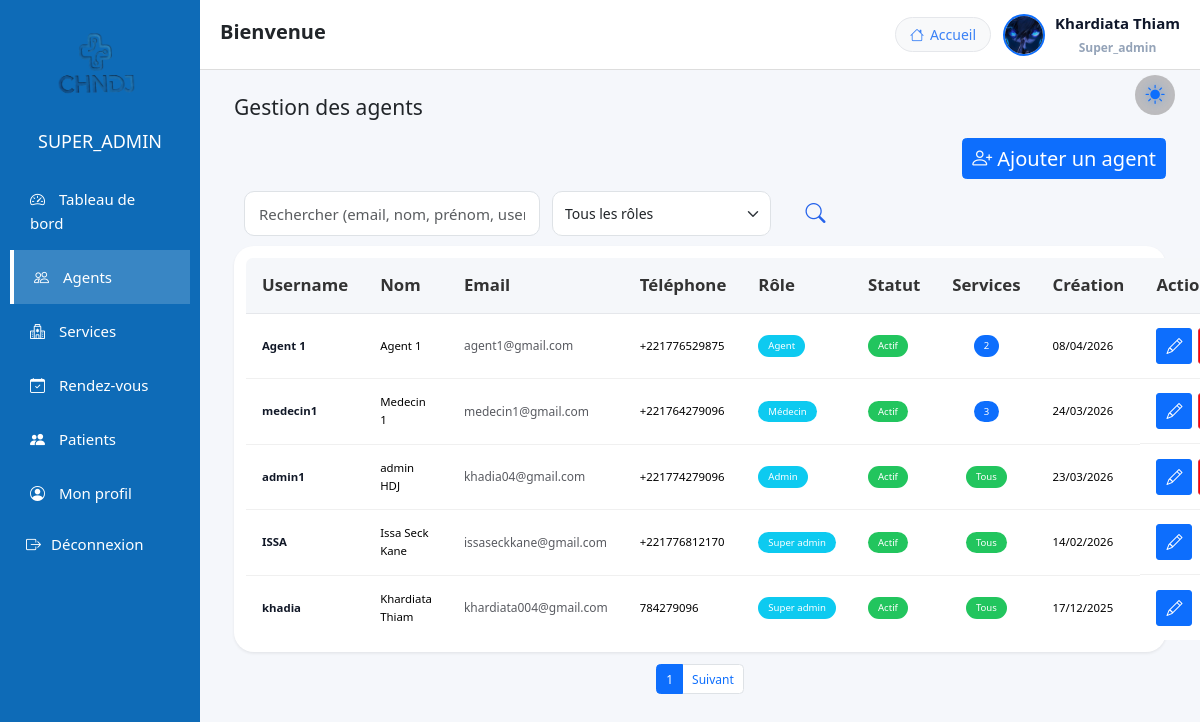
The page /views/admin.php?page=agents (signed in) on the database its author committed.
### tables this page shows
CREATE TABLE `agent` (
  `id` int(11) NOT NULL,
  `username` varchar(30) NOT NULL,
  `photo` varchar(255) DEFAULT NULL,
  `email` varchar(150) DEFAULT NULL,
  `prenom_agent` varchar(50) NOT NULL,
  `nom_agent` varchar(30) NOT NULL,
  `telephone_agent` varchar(20) NOT NULL,
  `password` varchar(255) NOT NULL,
  `status` int(11) NOT NULL,
  `role` enum('super_admin','admin','agent','medecin') NOT NULL,
  `created_at` datetime DEFAULT current_timestamp(),
  `updated_at` datetime DEFAULT current_timestamp() ON UPDATE current_timestamp(),
  `failed_attempts` int(11) NOT NULL DEFAULT 0,
  `locked_until` datetime DEFAULT NULL,
  `must_change_password` tinyint(1) DEFAULT 1
);

### views/admin.php (called while the page is built, shortened)
<?php
require_once '../modele/database.php';
require 'admin_layout.php';

### Modele/databaseAgent.php (called while the page is built, shortened)
<?php
require_once __DIR__ . '/database.php';
require_once 'database.php';
function getAgentsPaginated($search, $role, $limit, $offset)
{
    $db = getConnection();
    $sql = "SELECT * FROM agent WHERE 1=1";
    $params = [];
    $sql .= " ORDER BY created_at DESC LIMIT :limit OFFSET :offset";
    $stmt = $db->prepare($sql);
    $stmt->bindValue(':limit', (int)$limit, PDO::PARAM_INT);
    $stmt->bindValue(':offset', (int)$offset, PDO::PARAM_INT);
    $stmt->execute();
    return $stmt->fetchAll();
}
function getAgentServices($username) {
    $stmt = prepare_executeSQL(
        "SELECT codeService FROM agent_service WHERE agent_username = :username",
        ['username' => $username]
    );
    return $stmt->fetchAll(PDO::FETCH_COLUMN);
}
?>

### Modele/database.php (called while the page is built, shortened)
<?php
function getConnection() {
    try {
        $db = new PDO(
            "mysql:host=127.0.0.1;port=3306;dbname=gestion_rendezvs;charset=utf8mb4",
            "root",
            "",
            [
                PDO::ATTR_ERRMODE => PDO::ERRMODE_EXCEPTION,
                PDO::ATTR_DEFAULT_FETCH_MODE => PDO::FETCH_ASSOC,
                PDO::ATTR_EMULATE_PREPARES => true
            ]
        );
        return $db;
    } catch (PDOException $e) {
        die("Erreur de connexion à la base de données : " . $e->getMessage());
    }
}
function prepare_executeSQL($sql, $parameters = []) {
    $db = getConnection();
    $stmt = $db->prepare($sql);
    $stmt->execute($parameters);
    return $stmt;
}
?>

### views/agents.php (the view, shortened to what this page needs)
<?php
require_once '../modele/databaseAgent.php';
require_once __DIR__ . '/../modele/database.php';
function formatRole($role) {
    return match($role) {
        'super_admin' => 'Super admin',
        'admin' => 'Admin',
        'medecin' => 'Médecin',
        'agent' => 'Agent',
        default => ucfirst($role)
    };
}
$limit   = 5;
$pageNum = isset($_GET['p']) && (int)$_GET['p'] > 0 ? (int)$_GET['p'] : 1;
$offset = ($pageNum - 1) * $limit;
$search = $_GET['search'] ?? '';
$role   = $_GET['role'] ?? '';
$agents = getAgentsPaginated($search, $role, $limit, $offset);
$agentServicesMap = [];
$agentServiceCount = [];
foreach ($agents as $a) {
    if ($a['role'] === 'agent' || $a['role'] === 'medecin') {
        $agentServicesMap[$a['username']] = getAgentServices($a['username']);
        $agentServiceCount[$a['username']] =
            count($agentServicesMap[$a['username']] ?? []);
    } else {
        $agentServiceCount[$a['username']] = 'ALL';
    }
}
?>
<div class="agents-page">
    <div class="container-fluid" >
        <h3 class="mb-4">Gestion des agents</h3>
    <div class="d-flex justify-content-between align-items-center mb-3">
    <button class="btn btn-primary" data-bs-toggle="modal" data-bs-target="#addAgentModal">
      <i class="bi bi-person-plus" style="color: #f8f9fa;"></i> Ajouter un agent
    </button>
</div>
<form method="GET" action="admin.php" style="margin: 10px;">
    <div class="row g-3 align-items-center">
        <div class="col-md-4" >
            <input
                type="text"
                name="search"
                class="form-control"
                placeholder="Rechercher (email, nom, prénom, username, téléphone)"
                value="<?= htmlspecialchars($_GET['search'] ?? '') ?>"
            >
        </div>
        <div class="col-md-3" >
            <select name="role" class="form-select">
              <option value="">Tous les rôles</option>
            </select>
        </div>
        <div class="col-md-1 d-grid" style=" font-size: 1.5rem; "  >
            <button type="submit" class="btn" title="Rechercher"  style="color: #2563eb; background-color: none;">
                <i class="bi bi-search"></i>
            </button>
        </div>
    </div>
</form>
  <div class="card shadow-sm border-0 p-3">
    <table class="table agents-table">
      <thead class="table-light">
        <tr>
          <th>Username</th>
          <th>Nom</th>
          <th>Email</th>
          <th>Téléphone</th>
          <th>Rôle</th>
          <th>Statut</th>
          <th>Services</th>
          <th>Création</th>
          <th>Actions</th>
        </tr>
      </thead>
      <?php if (empty($agents)): ?>
        <tr>
          <td colspan="8" class="text-center text-muted">
            Aucun agent trouvé
          </td>
        </tr>
      <?php else: ?>
      <tbody>
        <?php foreach ($agents as $agent): ?>
        <tr>
          <td><?= htmlspecialchars($agent['username']) ?></td>
          <td><?= htmlspecialchars($agent['prenom_agent'].' '.$agent['nom_agent']) ?></td>
          <td><?= htmlspecialchars($agent['email']) ?></td>
          <td><?= htmlspecialchars($agent['telephone_agent']) ?></td>
          <td>
              <span class="badge bg-info"><?= formatRole($agent['role']) ?></span>
          </td>
          <td>
              <?= $agent['status']
                  ? '<span class="badge bg-success">Actif</span>'
                  : '<span class="badge bg-secondary">Désactivé</span>' ?>
          </td>
          <td class="text-center">
            <?php if (in_array($agent['role'], ['admin', 'super_admin'])): ?>
              <span class="badge bg-success" title="Accès à tous les services">
                Tous
              </span>
            <?php elseif ($agentServiceCount[$agent['username']] === 0): ?>
              <span class="badge bg-secondary" title="Aucun service attribué">
                0
              </span>
            <?php else: ?>
              <span class="badge bg-primary">
                <?= $agentServiceCount[$agent['username']] ?>
              </span>
            <?php endif; ?>
          </td>
          <td><?= date('d/m/Y', strtotime($agent['created_at'])) ?></td>
          <td class="actions-cell" >
            <div class="d-flex gap-2 ">
              <button class="btn btn-primary btn-sm "
                  data-bs-toggle="modal"
                  data-bs-target="#editAgentModal"
                  data-username="<?= $agent['username'] ?>"
                  data-email="<?= $agent['email'] ?>"
                  data-prenom="<?= $agent['prenom_agent'] ?>"
                  data-nom="<?= $agent['nom_agent'] ?>"
                  data-telephone="<?= $agent['telephone_agent'] ?>"
                  data-role="<?= $agent['role'] ?>"
                  title="Modifier l’agent/ l'admin">
                  <i class="bi bi-pencil"></i>
              </button>
            </div>
          </td>
        </tr>
        <?php endforeach; ?>
      </tbody>
      <?php endif; ?>
    </table>
  </div>
<nav class="mt-3">
  <ul class="pagination justify-content-center">
     <li class="page-item active">
        <span class="page-link"><?= $pageNum ?></span>
      </li>
      <li class="page-item">
        <a class="page-link" href="?page=agents&p=<?= $pageNum+1 ?>">Suivant</a>
      </li>
  </ul>
</nav>
</div>
</div>

### views/admin_layout.php (shortened to what this page needs)
<?php
require_once "../modele/database.php";
$page = isset($_GET['page']) ? $_GET['page'] : 'dashboard';
$db = getConnection();
$stmt = $db->prepare("
    SELECT prenom_agent, nom_agent, email, photo
    FROM agent
    WHERE id = ?
    LIMIT 1
");
$stmt->execute([$_SESSION['user_id']]);
$admin = $stmt->fetch(PDO::FETCH_ASSOC);
$path = '../assets/img/' . $admin['photo'];
$avatar = file_exists($path)
    ? $path . '?v=' . filemtime($path)
    : '../assets/img/avatar.jpg';
$stmt = $db->prepare("
    SELECT prenom_agent, nom_agent, email, telephone_agent, photo
    FROM agent
    WHERE id = ?
    LIMIT 1
");
$stmt->execute([$_SESSION['user_id']]);
$admin = $stmt->fetch(PDO::FETCH_ASSOC);
$prenom = $admin['prenom_agent'] ?? 'Admin';
$nom    = $admin['nom_agent'] ?? '';
?>
<!DOCTYPE html>
<html lang="fr">
<head>
    <link href="https://cdn.jsdelivr.net/npm/bootstrap@5.3.2/dist/css/bootstrap.min.css" rel="stylesheet">
    <link href="https://cdn.jsdelivr.net/npm/bootstrap-icons@1.11.1/font/bootstrap-icons.css" rel="stylesheet">
    <link
        rel="stylesheet"
        href="https://cdn.jsdelivr.net/npm/intl-tel-input@18.3.5/build/css/intlTelInput.css"
    />
    <link rel="stylesheet" href="/rendezvous/assets/css/admin.css">
</head>
<body class="<?= $page ?> dark">
    <main class="main-content">
<div class="dashboard-container">
    <aside class="sidebar">
        <div class="sidebar-header">
            <img src="../assets/img/logo.png" class="sidebar-logo">
            <h4><?= strtoupper($_SESSION['role']) ?></h4>
        </div>
        <ul class="sidebar-menu">
            <?php if ($_SESSION['role'] === 'super_admin'): ?>
                <li>
                    <a href="admin.php?page=dashboard">
                        <i class="bi bi-speedometer2"></i> Tableau de bord
                    </a>
                </li>
            <?php endif; ?>
            <?php if ($_SESSION['role'] === 'super_admin'): ?>
                <li>
                    <a href="admin.php?page=agents"
                    class="<?= ($page == 'agents' ? 'active' : '') ?>">
                        <i class="bi bi-people"></i> Agents
                    </a>
                </li>
            <?php endif; ?>
            <?php if (in_array($_SESSION['role'], ['super_admin','admin'])): ?>
                <li>
                    <a href="admin.php?page=services"
                    class="<?= ($page == 'services' ? 'active' : '') ?>">
                        <i class="bi bi-hospital"></i> Services
                    </a>
                </li>
            <?php endif; ?>
            <li>
                <a href="admin.php?page=rendezvous"
                class="<?= ($page == 'rendezvous' ? 'active' : '') ?>">
                    <i class="bi bi-calendar-check"></i> Rendez-vous
                </a>
            </li>
            <li>
                <a href="admin.php?page=patients"
                class="<?= ($page == 'patients' ? 'active' : '') ?>">
                    <i class="bi bi-people-fill"></i> Patients
                </a>
            </li>
            <li>
                <a href="admin.php?page=profile"
                class="<?= ($page == 'profile' ? 'active' : '') ?>">
                    <i class="bi bi-person-circle"></i> Mon profil
                </a>
            </li>
            <li class="sidebar-item logout-item">
                <form method="POST" action="logout.php">
                    <button type="submit" class="sidebar-link logout-link">
                        <i class="bi bi-box-arrow-right"></i>
                        <span>Déconnexion</span>
                    </button>
                </form>
            </li>
        </ul>
    </aside>
    <main class="main-content">
        <header class="topbar">
            <div class="theme-toggle-dashboard" onclick="toggleDashboardTheme()">
                <i id="dashboardThemeIcon" class="bi bi-sun-fill"></i>
            </div>
                <h2>Bienvenue</h2>
            <div class="d-flex align-items-center gap-3">
                <a href="admin.php?page=accueil" class="btn btn-light btn-sm">
                    <i class="bi bi-house"></i> Accueil
                </a>
                <div class="profile-trigger" id="profileMenuBtn">
                    <img
                        src="<?= $avatar ?>"
                        class="topbar-avatar profile-preview"
                        alt="Avatar"
                    >
                    <div class="topbar-user">
                        <span class="topbar-name">
                            <?= htmlspecialchars($prenom . ' ' . $nom) ?>
                        </span>
                        <small class="topbar-role"><?= ucfirst($_SESSION['role']) ?></small>
                    </div>
                </div>
            </div>
        </header>
        <section class="content-wrapper">
            <?php
                $file = $page . ".php";
                if (file_exists($file)) {
                    require $file;
                } else {
                    echo "<div class='alert alert-danger'>Page introuvable : $file</div>";
                }
            ?>
        </section>
    </main>
</div>
 </main>
</body>
</html>

### rows shown on the page
agent: photo (picture), prenom_agent+nom_agent "Khardiata Thiam", username "khadia", email "khardiata004@gmail.com", telephone_agent "784279096", role "Super admin", status "Actif", shows "Tous", created_at "17/12/2025"
agent: username "Agent 1", prenom_agent+nom_agent "Agent 1", email "agent1@gmail.com", telephone_agent "+221776529875", role "Agent", status "Actif", username "2", created_at "08/04/2026"
agent: username "medecin1", prenom_agent+nom_agent "Medecin 1", email "medecin1@gmail.com", telephone_agent "+221764279096", role "Médecin", status "Actif", username "3", created_at "24/03/2026"
agent: username "admin1", prenom_agent+nom_agent "admin HDJ", email "khadia04@gmail.com", telephone_agent "+221774279096", role "Admin", status "Actif", shows "Tous", created_at "23/03/2026"
agent: username "ISSA", prenom_agent+nom_agent "Issa Seck Kane", email "issaseckkane@gmail.com", telephone_agent "+221776812170", role "Super admin", status "Actif", shows "Tous", created_at "14/02/2026"

### other values the page prints
$_SESSION['role'] "SUPER_ADMIN"
$_SESSION['role'] "Super_admin"
$pageNum "1"
